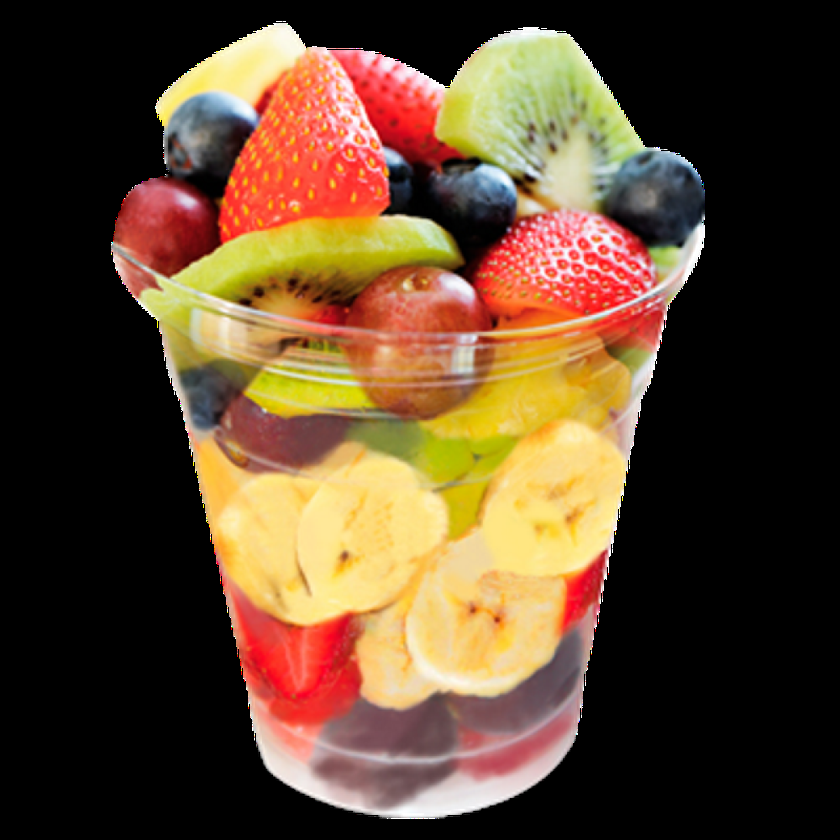
#> input picture findthecolor-exercises/images/saladadefruta.png, 840 x 840 px, shrunk from 1000 x 1000 before the run, found by its file name
$ python findthecolor.py
#> lines starting #> are read from the running program, lines starting #| are printed output that depends on the picture
import cv2 as cv
import numpy as np
from PIL import Image

image = cv.imread("./saladadefruta.png")
#> image is the input picture: shape (840, 840, 3); mean B, G, R 45.6, 69.6, 94.3
average_color_row = np.average(image, axis=0)
#> average_color_row = 840 rows, first 8: [0, 0, 0], [0, 0, 0], [0, 0, 0], [0, 0, 0], [0, 0, 0], [0, 0, 0], [0, 0, 0], [0, 0, 0]
average_color = np.average(average_color_row, axis=0)
#> average_color = [45.64, 69.63, 94.26]

average_color = np.ndarray.tolist(average_color)
average_color = tuple(average_color)
#> average_color = (45.64, 69.63, 94.26)


for i in average_color:
    average_color = tuple(tuple(map(int, average_color)))
#> this loop made 3 passes
#> i on passes 1 to 3: 45.64, 69.63, 94.26

im = Image.open('./saladadefruta.png')
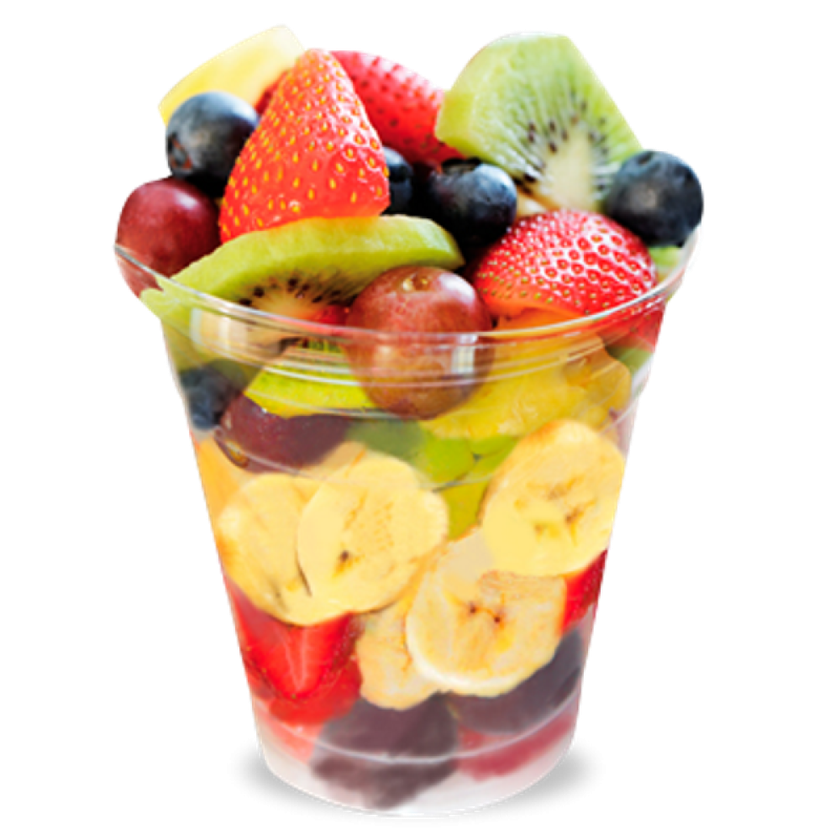
#> im: PIL image 840x840 RGBA; mean R, G, B, A 94.3, 69.6, 45.6, 118; transparent parts drawn white
width = im.size[0]
#> width = 840
height = im.size[1]
#> height = 840
for i in range(0,width):
    for j in range(0,height):
        data = im.getpixel((i,j))
        if (data[0]==0 and data[1]==0 and data[2]==0):
            im.putpixel((i,j),(average_color))
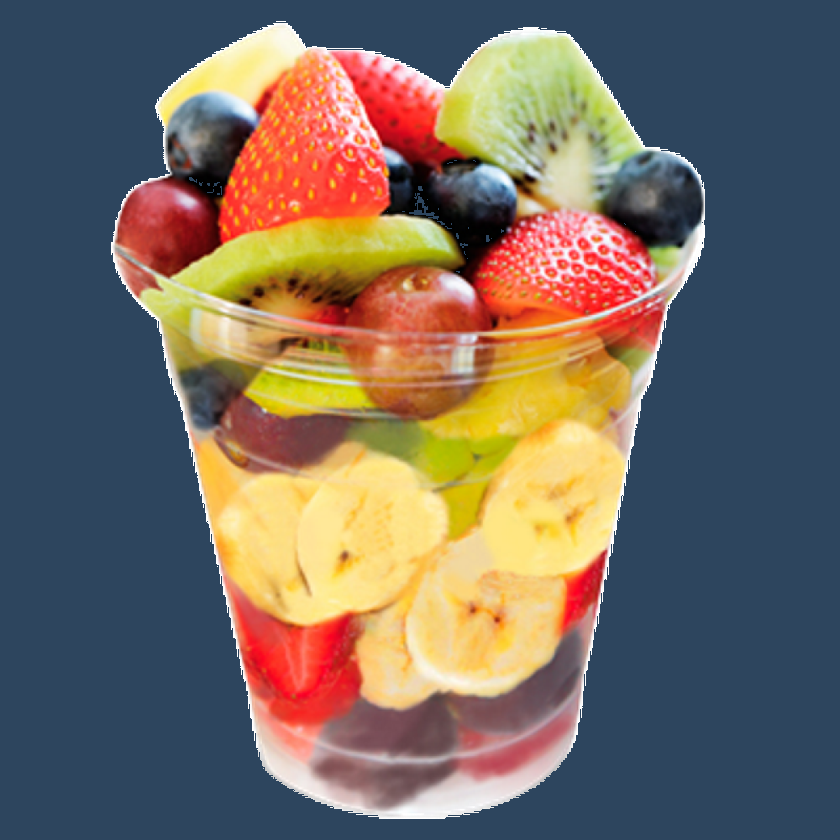
#> im: PIL image 840x840 RGBA; mean R, G, B, A 118.1, 106.2, 95.4, 252.6; transparent parts drawn white

im.save("new_image_3.png")
